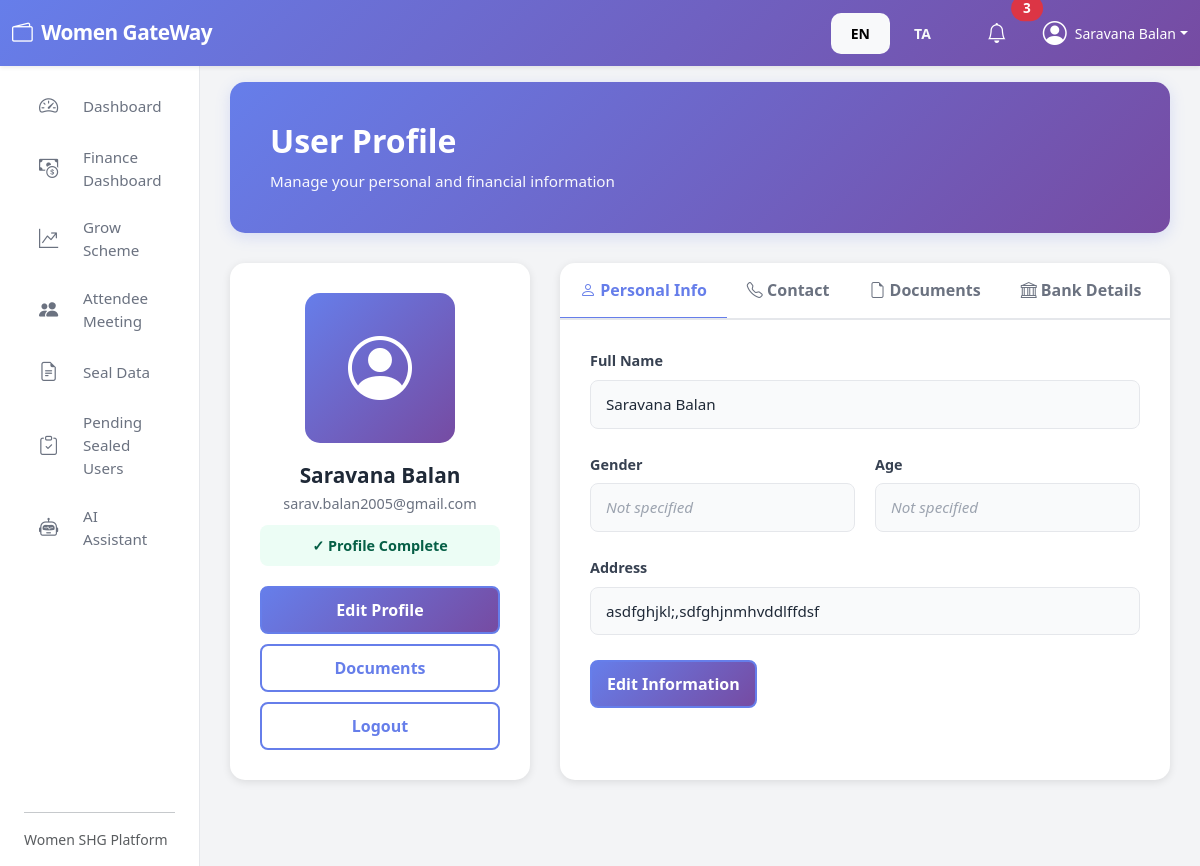
Page /user/profile (signed in) on the committed database.
### models.py (models this page shows, shortened)
class User(UserMixin, db.Model):
    __tablename__ = "users"
    id = db.Column(db.Integer, primary_key=True)
    full_name = db.Column(db.String(120), nullable=False)
    email = db.Column(db.String(120), unique=True, nullable=False, index=True)
    phone = db.Column(db.String(20))
    password_hash = db.Column(db.String(255), nullable=False)
    role = db.Column(db.String(20), default="USER", nullable=False)
    aadhaar_number = db.Column(db.String(12))
    pan_number = db.Column(db.String(10))
    address = db.Column(db.String(255))
    bank_account_number = db.Column(db.String(32))
    ifsc_code = db.Column(db.String(20))
    gender = db.Column(db.String(20))
    age = db.Column(db.Integer)
    join_date = db.Column(db.Date, default=date.today)
    join_date = db.Column(db.Date, default=date.today)
    email_verified = db.Column(db.Boolean, default=False)
    savings = db.relationship("Savings", backref="user", lazy="dynamic")
    loans = db.relationship("Loan", backref="user", lazy="dynamic")
    attendance_records = db.relationship("Attendance", backref="user", lazy="dynamic")
    def is_admin(self):
        return self.role.upper() == "ADMIN"

### user.py (the view)
@user_bp.route("/profile")
@login_required
def profile():
    return render_template("profile.html")

### templates/profile.html (shortened to what this page needs)
{% extends "base.html" %}
{% block content %}
<div class="profile-header">
    <h2>User Profile</h2>
    <p>Manage your personal and financial information</p>
</div>
<div class="profile-container">
    <div class="profile-sidebar">
        <div class="profile-avatar">
            <i class="bi bi-person-circle"></i>
        </div>
        <div class="profile-name">
            <h4>{{ current_user.full_name }}</h4>
            <p>{{ current_user.email }}</p>
        </div>
        <div class="profile-status">
            ✓ Profile Complete
        </div>
        <div class="profile-actions">
            <button class="btn-profile primary" onclick="scrollToTab('personal')">Edit Profile</button>
            <button class="btn-profile" onclick="scrollToTab('documents')">Documents</button>
            <a href="{{ url_for('auth.logout') }}" class="btn-profile">Logout</a>
        </div>
    </div>
    <div class="profile-content">
        <div class="profile-tabs">
            <button class="profile-tab active" onclick="switchTab(event, 'personal')">
                <i class="bi bi-person"></i> Personal Info
            </button>
            <button class="profile-tab" onclick="switchTab(event, 'contact')">
                <i class="bi bi-telephone"></i> Contact
            </button>
            <button class="profile-tab" onclick="switchTab(event, 'documents')">
                <i class="bi bi-file-earmark"></i> Documents
            </button>
            <button class="profile-tab" onclick="switchTab(event, 'bank')">
                <i class="bi bi-bank"></i> Bank Details
            </button>
        </div>
        <div id="personal" class="profile-tab-content active">
            <div class="profile-field">
                <label>Full Name</label>
                <div class="profile-field-value">{{ current_user.full_name }}</div>
            </div>
            <div class="form-row">
                <div class="profile-field">
                    <label>Gender</label>
                    <div class="profile-field-value {% if not current_user.gender %}empty{% endif %}">
                        {{ current_user.gender or 'Not specified' }}
                    </div>
                </div>
                <div class="profile-field">
                    <label>Age</label>
                    <div class="profile-field-value {% if not current_user.age %}empty{% endif %}">
                        {{ current_user.age or 'Not specified' }}
                    </div>
                </div>
            </div>
            <div class="profile-field">
                <label>Address</label>
                <div class="profile-field-value {% if not current_user.address %}empty{% endif %}">
                    {{ current_user.address or 'Not specified' }}
                </div>
            </div>
            <button class="btn-profile primary" onclick="toggleEdit('personal')">Edit Information</button>
        </div>
    </div>
</div>
{% endblock %}

### templates/base.html (shortened to what this page needs)
<!doctype html>
<html lang="{{ 'ta' if lang == 'ta' else 'en' }}">
<head>
    <link href="https://cdn.jsdelivr.net/npm/bootstrap@5.3.3/dist/css/bootstrap.min.css" rel="stylesheet">
    <link href="https://cdn.jsdelivr.net/npm/bootstrap-icons@1.11.3/font/bootstrap-icons.css" rel="stylesheet">
</head>
<body class="bg-light">
<nav class="navbar navbar-expand-lg navbar-dark top-navbar shadow-sm">
    <div class="container-fluid">
        <a class="navbar-brand fw-bold" href="#">
            <i class="bi bi-wallet2 me-1"></i> Women GateWay
        </a>
        <div class="d-flex align-items-center ms-auto">
            <div class="me-3">
                <a href="?lang=en" class="btn btn-sm btn-outline-light {% if lang == 'en' %}active{% endif %}">EN</a>
                <a href="?lang=ta" class="btn btn-sm btn-outline-light {% if lang == 'ta' %}active{% endif %}">TA</a>
            </div>
            <button class="btn btn-link text-white position-relative me-3">
                <i class="bi bi-bell fs-5"></i>
                <span class="position-absolute top-0 start-100 translate-middle badge rounded-pill bg-danger">3</span>
            </button>
            {% if current_user.is_authenticated %}
            <div class="dropdown">
                <a class="d-flex align-items-center text-white text-decoration-none dropdown-toggle" href="#" id="profileDropdown" data-bs-toggle="dropdown" aria-expanded="false">
                    <i class="bi bi-person-circle fs-4 me-2"></i>
                    <span class="small">{{ current_user.full_name }}</span>
                </a>
            </div>
            {% endif %}
        </div>
    </div>
</nav>
<div class="container-fluid">
    <div class="row flex-nowrap">
        {% if current_user.is_authenticated %}
        <div class="col-auto col-md-3 col-xl-2 px-sm-2 px-0 sidebar bg-white shadow-sm">
            <div class="d-flex flex-column align-items-sm-start px-3 pt-3 min-vh-100">
                {% if current_user.is_admin() %}
                <ul class="nav nav-pills flex-column mb-sm-auto mb-0 w-100" id="menu">
                    <li class="nav-item">
                        <a href="{{ url_for('admin.admin_dashboard') }}" class="nav-link sidebar-link {% if request.endpoint == 'admin.admin_dashboard' %}active{% endif %}">
                            <i class="bi bi-speedometer2 me-2"></i><span>{{ t('Dashboard') }}</span>
                        </a>
                    </li>
                    <li>
                        <a href="{{ url_for('admin.subadmin_list') }}" class="nav-link sidebar-link {% if 'subadmin' in request.endpoint %}active{% endif %}">
                            <i class="bi bi-people me-2"></i><span>{{ t('Subadmin Management') }}</span>
                        </a>
                    </li>
                    <li>
                        <a href="{{ url_for('admin.durable_payments') }}" class="nav-link sidebar-link {% if 'durable_payments' in request.endpoint %}active{% endif %}">
                            <i class="bi bi-credit-card-2-front me-2"></i><span>{{ t('Durable Payments') }}</span>
                        </a>
                    </li>
                </ul>
                {% else %}
                <ul class="nav nav-pills flex-column mb-sm-auto mb-0 w-100" id="menu-user">
                    <li class="nav-item">
                        <a href="{{ url_for('user.user_dashboard') }}" class="nav-link sidebar-link {% if request.endpoint == 'user.user_dashboard' %}active{% endif %}">
                            <i class="bi bi-speedometer2 me-2"></i><span>{{ t('Dashboard') }}</span>
                        </a>
                    </li>
                    <li>
                        <a href="{{ url_for('user.finance_dashboard') }}" class="nav-link sidebar-link {% if 'finance_dashboard' in request.endpoint %}active{% endif %}">
                            <i class="bi bi-cash-coin me-2"></i><span>{{ t('Finance Dashboard') }}</span>
                        </a>
                    </li>
                    <li>
                        <a href="{{ url_for('user.grow_scheme') }}" class="nav-link sidebar-link {% if 'grow_scheme' in request.endpoint %}active{% endif %}">
                            <i class="bi bi-graph-up-arrow me-2"></i><span>{{ t('Grow Scheme') }}</span>
                        </a>
                    </li>
                    <li>
                        <a href="{{ url_for('user.attendee_meeting') }}" class="nav-link sidebar-link {% if 'attendee_meeting' in request.endpoint %}active{% endif %}">
                            <i class="bi bi-people-fill me-2"></i><span>{{ t('Attendee Meeting') }}</span>
                        </a>
                    </li>
                    <li>
                        <a href="{{ url_for('user.seal_data') }}" class="nav-link sidebar-link {% if 'seal_data' in request.endpoint %}active{% endif %}">
                            <i class="bi bi-file-earmark-text me-2"></i><span>{{ t('Seal Data') }}</span>
                        </a>
                    </li>
                    <li>
                        <a href="{{ url_for('user.pending_sealed') }}" class="nav-link sidebar-link {% if 'pending_sealed' in request.endpoint %}active{% endif %}">
                            <i class="bi bi-clipboard-check me-2"></i><span>{{ t('Pending Sealed Users') }}</span>
                        </a>
                    </li>
                    <li>
                        <a href="{{ url_for('user.bot') }}" class="nav-link sidebar-link {% if 'bot' in request.endpoint %}active{% endif %}">
                            <i class="bi bi-robot me-2"></i><span>{{ t('AI Assistant') }}</span>
                        </a>
                    </li>
                </ul>
                {% endif %}
                <hr class="w-100">
                <p class="small text-muted mb-3">Women SHG Platform</p>
            </div>
        </div>
        {% endif %}
        <main class="col py-3 main-content">
            {% block content %}{% endblock %}
        </main>
    </div>
</div>
</body>
</html>

### templates/base.html (style rules this page uses)
:root { --primary-gradient: linear-gradient(135deg, #667eea 0%, #764ba2 100%); --primary-color: #667eea; --secondary-color: #764ba2; --success-color: #10b981; --warning-color: #f59e0b; --danger-color: #ef4444; --info-color: #3b82f6; --text-primary: #1f2937; --text-secondary: #6b7280; --bg-light: #f9fafb; --bg-lighter: #f3f4f6; --border-color: #e5e7eb; --shadow-sm: 0 1px 2px 0 rgba(0, 0, 0, 0.05); --shadow-md: 0 4px 6px -1px rgba(0, 0, 0, 0.1); --shadow-lg: 0 10px 15px -3px rgba(0, 0, 0, 0.1); }
* { margin: 0; padding: 0; box-sizing: border-box; }
body { font-family: 'Segoe UI', Tahoma, Geneva, Verdana, sans-serif; color: var(--text-primary); background-color: var(--bg-lighter); }
.top-navbar { background: var(--primary-gradient); box-shadow: var(--shadow-md); border-bottom: none; }
.top-navbar .navbar-brand { font-size: 1.3rem; font-weight: 700; letter-spacing: -0.5px; }
.top-navbar .btn-link { color: white !important; text-decoration: none; }
.sidebar { background-color: white; border-right: 1px solid var(--border-color); box-shadow: var(--shadow-sm); min-height: 100vh; }
.sidebar-link { color: var(--text-secondary); border-radius: 10px; padding: 10px 15px; margin-bottom: 5px; display: flex; align-items: center; gap: 12px; font-size: 0.95rem; font-weight: 500; transition: all 0.3s ease; text-decoration: none; }
.sidebar-link i { font-size: 1.2rem; min-width: 24px; }
.main-content { background-color: var(--bg-lighter); min-height: calc(100vh - 56px); padding: 30px; }
.btn { border-radius: 10px; font-weight: 600; padding: 10px 20px; transition: all 0.3s ease; border: none; }
.badge { padding: 6px 12px; border-radius: 20px; font-weight: 600; font-size: 0.85rem; }

### templates/profile.html (style rules this page uses)
.profile-header { background: linear-gradient(135deg, #667eea 0%, #764ba2 100%); color: white; padding: 40px; border-radius: 15px; margin-bottom: 30px; box-shadow: 0 4px 15px rgba(102, 126, 234, 0.2); }
.profile-header h2 { font-size: 2rem; font-weight: 700; margin: 0 0 10px 0; }
.profile-header p { font-size: 0.95rem; opacity: 0.95; margin: 0; }
.profile-container { display: grid; grid-template-columns: 300px 1fr; gap: 30px; }
.profile-sidebar { background: white; border-radius: 15px; padding: 30px; box-shadow: 0 2px 8px rgba(0, 0, 0, 0.1); height: fit-content; }
.profile-avatar { width: 150px; height: 150px; background: linear-gradient(135deg, #667eea 0%, #764ba2 100%); border-radius: 15px; display: flex; align-items: center; justify-content: center; font-size: 4rem; margin: 0 auto 20px; color: white; }
.profile-name { text-align: center; margin-bottom: 10px; }
.profile-name h4 { font-size: 1.3rem; font-weight: 700; color: #1f2937; margin: 0 0 5px 0; }
.profile-name p { color: #6b7280; font-size: 0.9rem; margin: 0; }
.profile-status { background: #ecfdf5; color: #065f46; padding: 10px 15px; border-radius: 8px; text-align: center; font-size: 0.9rem; font-weight: 600; margin-bottom: 20px; }
.profile-actions { display: flex; flex-direction: column; gap: 10px; }
.btn-profile { padding: 10px 15px; border: 2px solid #667eea; background: transparent; color: #667eea; border-radius: 8px; cursor: pointer; font-weight: 600; transition: all 0.3s; text-decoration: none; text-align: center; }
.btn-profile.primary { background: linear-gradient(135deg, #667eea 0%, #764ba2 100%); color: white; border-color: #667eea; }
.profile-content { background: white; border-radius: 15px; box-shadow: 0 2px 8px rgba(0, 0, 0, 0.1); }
.profile-tabs { display: flex; border-bottom: 2px solid #e5e7eb; overflow-x: auto; }
.profile-tab { padding: 15px 20px; background: transparent; border: none; cursor: pointer; font-weight: 600; color: #6b7280; transition: all 0.3s; white-space: nowrap; border-bottom: 3px solid transparent; margin-bottom: -2px; }
.profile-tab.active { color: #667eea; border-bottom-color: #667eea; }
.profile-tab-content { display: none; padding: 30px; }
.profile-tab-content.active { display: block; }
.profile-field { margin-bottom: 25px; }
.profile-field label { display: block; font-weight: 600; color: #374151; margin-bottom: 8px; font-size: 0.9rem; }
.profile-field-value { background: #f9fafb; padding: 12px 15px; border-radius: 8px; color: #1f2937; font-size: 0.95rem; border: 1px solid #e5e7eb; }
.profile-field-value.empty { color: #9ca3af; font-style: italic; }
.form-row { display: grid; grid-template-columns: 1fr 1fr; gap: 20px; }

### rows in the picture
User: full_name "Saravana Balan", email "sarav.balan2005@gmail.com", gender "Not specified", age "Not specified", address "asdfghjkl;,sdfghjnmhvddlffdsf"

### other values in the picture
{{ t('Dashboard') }} "Dashboard"
{{ t('Finance Dashboard') }} "Finance Dashboard"
{{ t('Grow Scheme') }} "Grow Scheme"
{{ t('Attendee Meeting') }} "Attendee Meeting"
{{ t('Seal Data') }} "Seal Data"
{{ t('Pending Sealed Users') }} "Pending Sealed Users"
{{ t('AI Assistant') }} "AI Assistant"
